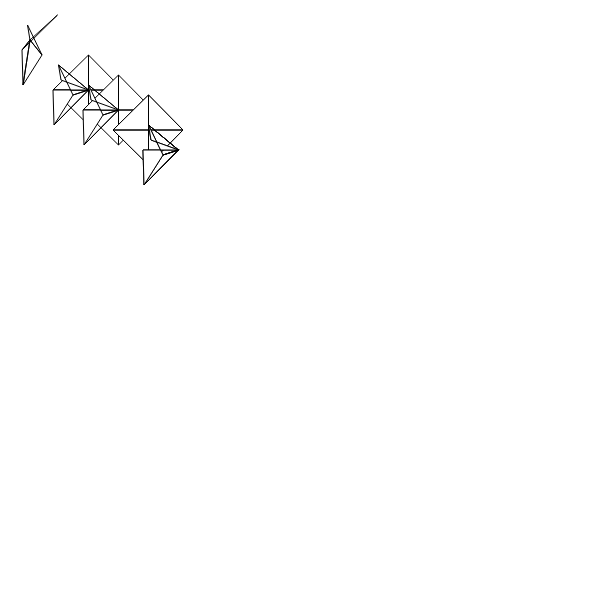
Frame 1 (no input)
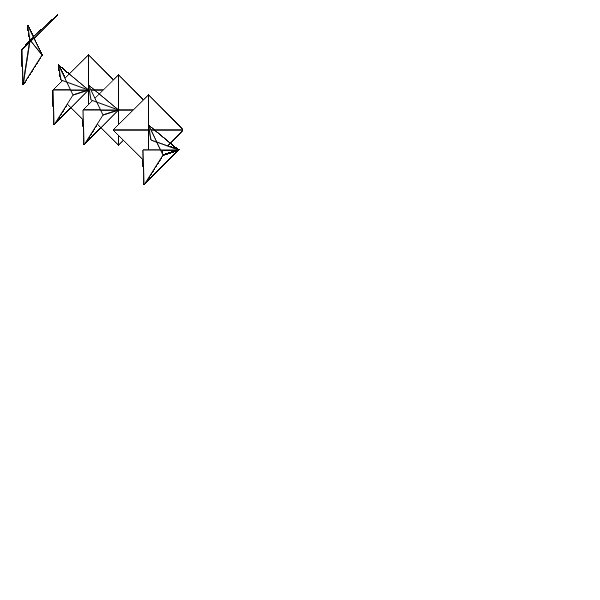
Frame 60 (no input)
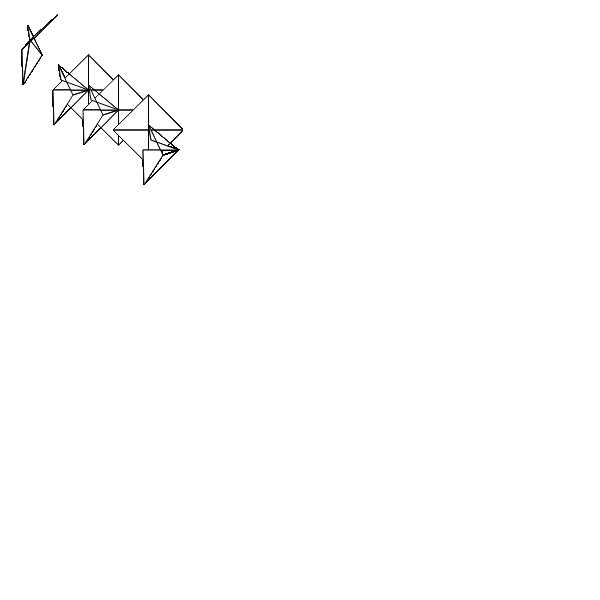
Frame 120 (the mouse pressed at the canvas centre since frame 60)

The p5.js sketch that drew these frames (run headless with seeded random() and noise() and a simulated clock; from frame 60 on, the mouse is pressed at the canvas centre):

// p5.js sketch
// ── sketch.js
function setup (){
    createCanvas(600,600)
}

function draw(){
    beginShape(TRIANGLE_FAN);
    vertex(30, 40);
    vertex(27.5, 25);
    vertex(42, 55);
    vertex(23, 85);
    vertex(22, 50);
    vertex(57.5, 15);
    endShape();
    translate(1, 20);
    beginShape(TRIANGLE_FAN);
    vertex(57.5, 50);
    vertex(22, 50);
    vertex(23, 85);
    vertex(42, 55);
    vertex(27.5, 25);
    vertex(30, 40);
    translate(30, 20);
    beginShape(TRIANGLE_FAN);
    vertex(57.5, 50);
    vertex(57.5, 15);
    vertex(92, 50);
    vertex(57.5, 85);
    vertex(22, 50);
    vertex(57.5, 15);
    endShape();
    beginShape(TRIANGLE_FAN);
    vertex(57.5, 50);
    vertex(22, 50);
    vertex(23, 85);
    vertex(42, 55);
    vertex(27.5, 25);
    vertex(30, 40);
    endShape();
    translate(30, 20);
    beginShape(TRIANGLE_FAN);
    vertex(57.5, 50);
    vertex(57.5, 15);
    vertex(92, 50);
    vertex(57.5, 85);
    vertex(22, 50);
    vertex(57.5, 15);
    endShape();
    beginShape(TRIANGLE_FAN);
    vertex(57.5, 50);
    vertex(22, 50);
    vertex(23, 85);
    vertex(42, 55);
    vertex(27.5, 25);
    vertex(30, 40);
    endShape();
    translate(30, 20);
    beginShape(TRIANGLE_FAN);
    vertex(57.5, 50);
    vertex(57.5, 15);
    vertex(92, 50);
    vertex(57.5, 85);
    vertex(22, 50);
    vertex(57.5, 15);
    endShape();
    beginShape(TRIANGLE_FAN);
    vertex(57.5, 50);
    vertex(57.5, 15);
    vertex(92, 50);
    vertex(57.5, 85);
    vertex(22, 50);
    vertex(57.5, 15);
    endShape();
    translate(30, 20);
    beginShape(TRIANGLE_FAN);
    vertex(57.5, 50);
    vertex(22, 50);
    vertex(23, 85);
    vertex(42, 55);
    vertex(27.5, 25);
    vertex(30, 40);
    endShape();
    beginShape(TRIANGLE_FAN);
    vertex(57.5, 50);
    vertex(22, 50);
    vertex(23, 85);
    vertex(42, 55);
    vertex(27.5, 25);
    vertex(30, 40);
    endShape();
}
